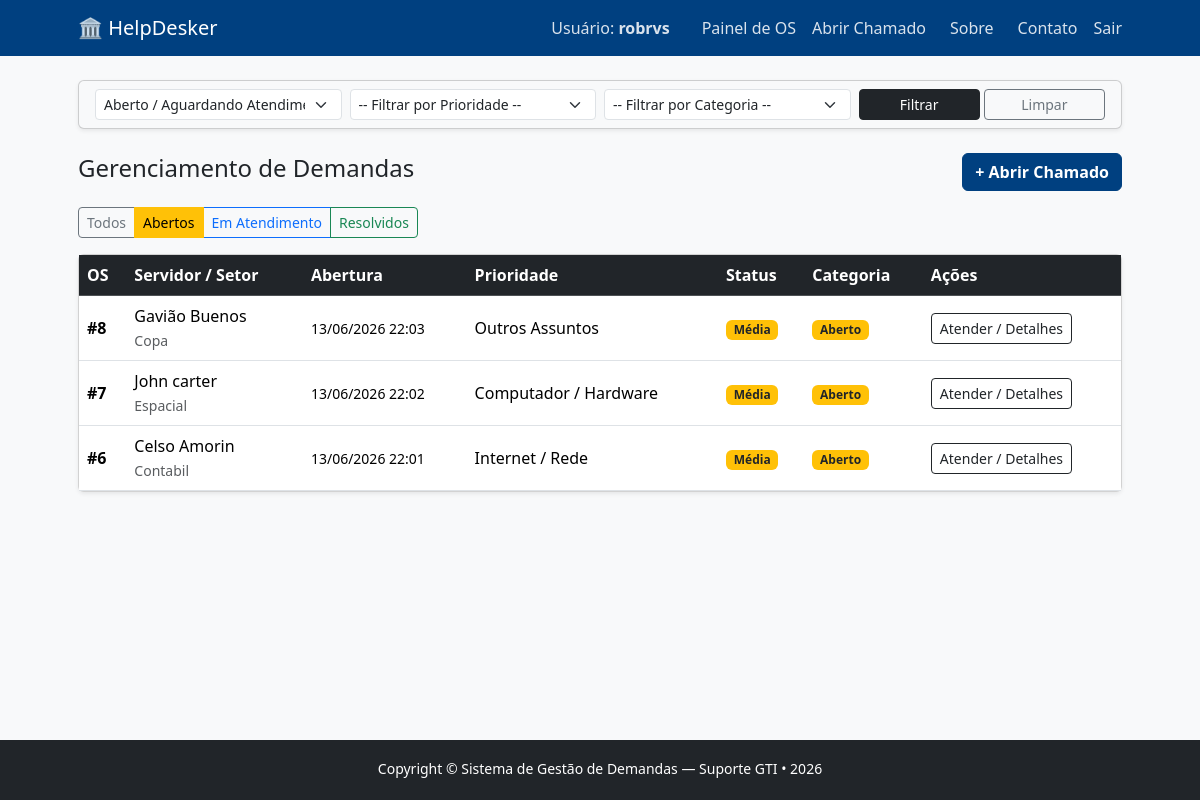
The app's page /chamados/?status=aberto (signed in) with its own data.
### chamados/models.py (models this page shows, shortened)
class Chamado(models.Model):
    CATEGORIAS = [
        ('computador', 'Computador / Hardware'),
        ('software', 'Instalação / Erro de Software'),
        ('rede', 'Internet / Rede'),
        ('email', 'E-mail Institucional'),
        ('impressora', 'Impressora / Scanner'),
        ('acesso', 'Sistemas / Senhas / Acessos'),
        ('outros', 'Outros Assuntos'),
    ]
    PRIORIDADES = [
        ('baixa', 'Baixa (Não impede o trabalho)'),
        ('media', 'Média (Dificulta o trabalho)'),
        ('alta', 'Alta (Impede o trabalho)'),
    ]
    STATUS_CHOICES = [
        ('aberto', 'Aberto / Aguardando Atendimento'),
        ('atendimento', 'Em Atendimento'),
        ('resolvido', 'Resolvido'),
        ('cancelado', 'Cancelado'),
    ]
    servidor_nome = models.CharField(max_length=100, verbose_name="Nome do Servidor/Usuário")
    setor = models.CharField(max_length=100, verbose_name="Setor/Departamento")
    categoria = models.CharField(max_length=20, choices=CATEGORIAS, default='computador')
    prioridade = models.CharField(max_length=10, choices=PRIORIDADES, default='media')
    status = models.CharField(max_length=15, choices=STATUS_CHOICES, default='aberto')
    descricao = models.TextField(verbose_name="Descrição do Problema")
    observacao_tecnica = models.TextField(blank=True, null=True, verbose_name="Observações da Resolução")
    criado_em = models.DateTimeField(auto_now_add=True)
    atualizado_em = models.DateTimeField(auto_now=True)
    class Meta:
        ordering = ['-criado_em']

### chamados/views.py (the view)
# urls.py: path('', views.lista_chamados, name='home'),
@login_required
def lista_chamados(request):
    chamados = Chamado.objects.all()
    filtro_status = request.GET.get('status')
    filtro_prioridade = request.GET.get('prioridade')
    filtro_categoria = request.GET.get('categoria')
    if filtro_status:
        chamados = chamados.filter(status=filtro_status)
    if filtro_prioridade:
        chamados = chamados.filter(prioridade=filtro_prioridade)
    if filtro_categoria:
        chamados = chamados.filter(categoria=filtro_categoria)
    context = {
        'chamados': chamados,
        'filtro_status': filtro_status,
        'filtro_prioridade': filtro_prioridade,
        'filtro_categoria': filtro_categoria,
        'categorias': Chamado.CATEGORIAS,
        'prioridades': Chamado.PRIORIDADES,
        'status_choices': Chamado.STATUS_CHOICES,
    }
    return render(request, 'chamados/lista.html', context)

### chamados/templates/chamados/lista.html (shortened to what this page needs)
{% extends 'base.html' %}
{% block conteudo %}
<div class="card bg-light mb-4 shadow-sm">
    <div class="card-body py-2">
        <form method="get" class="row g-2 align-items-center">
            <div class="col-md-3">
                <select name="status" class="form-select form-select-sm">
                    {% for valor, nome in status_choices %}
                        <option value="{{ valor }}" {% if filtro_status == valor %}selected{% endif %}>{{ nome }}</option>
                    {% endfor %}
                </select>
            </div>
            <div class="col-md-3">
                <select name="prioridade" class="form-select form-select-sm">
                    <option value="">-- Filtrar por Prioridade --</option>
                </select>
            </div>
            <div class="col-md-3">
                <select name="categoria" class="form-select form-select-sm">
                    <option value="">-- Filtrar por Categoria --</option>
                </select>
            </div>
            <div class="col-md-3 d-flex gap-1">
                <button type="submit" class="btn btn-sm btn-dark w-100">Filtrar</button>
                <a href="{% url 'home' %}" class="btn btn-sm btn-outline-secondary w-100">Limpar</a>
            </div>
        </form>
    </div>
</div>
<div class="mt-4">
    <div class="d-flex justify-content-between align-items-center mb-3">
        <h2 class="h4">Gerenciamento de Demandas</h2>
        <a href="{% url 'novo_chamado' %}" class="btn btn-success fw-bold">+ Abrir Chamado</a>
    </div>
    <div class="mb-3">
        <div class="btn-group btn-group-sm">
            <a href="{% url 'home' %}" class="btn btn-outline-secondary {% if not filtro_status %}active{% endif %}">Todos</a>
            <a href="?status=aberto" class="btn btn-outline-warning {% if filtro_status == 'aberto' %}active{% endif %}">Abertos</a>
            <a href="?status=atendimento" class="btn btn-outline-primary {% if filtro_status == 'atendimento' %}active{% endif %}">Em Atendimento</a>
            <a href="?status=resolvido" class="btn btn-outline-success {% if filtro_status == 'resolvido' %}active{% endif %}">Resolvidos</a>
        </div>
    </div>
    <div class="card shadow-sm mb-5">
        <div class="table-responsive">
            <table class="table table-hover align-middle mb-0">
                <thead class="table-dark">
                    <tr>
                        <th>OS</th>
                        <th>Servidor / Setor</th>
                        <th>Abertura</th>
                        <th>Prioridade</th>
                        <th>Status</th>
                        <th>Categoria</th>
                        <th>Ações</th>
                    </tr>
                </thead>
                <tbody>
                    {% for chamado in chamados %}
                    <tr>
                        <td><strong>#{{ chamado.id }}</strong></td>
                        <td>
                            <div>{{ chamado.servidor_nome }}</div>
                            <small class="text-muted">{{ chamado.setor }}</small>
                        </td>
                        <td><small>{{ chamado.criado_em|date:"d/m/Y H:i" }}</small></td>
                        <td>{{ chamado.get_categoria_display }}</td>
                        <td>
                            {% if chamado.prioridade == 'alta' %}
                                <span class="badge bg-danger">Alta</span>
                            {% elif chamado.prioridade == 'media' %}
                                <span class="badge bg-warning text-dark">Média</span>
                            {% else %}
                                <span class="badge bg-info text-dark">Baixa</span>
                            {% endif %}
                        </td>
                        <td>
                            {% if chamado.status == 'resolvido' %}
                                <span class="badge bg-success">Resolvido</span>
                            {% elif chamado.status == 'atendimento' %}
                                <span class="badge bg-primary">Em Atendimento</span>
                            {% elif chamado.status == 'cancelado' %}
                                <span class="badge bg-secondary">Cancelado</span>
                            {% else %}
                                <span class="badge bg-warning text-dark">Aberto</span>
                            {% endif %}
                        </td>
                        <td>
                            <a href="{% url 'atualizar_chamado' chamado.id %}" class="btn btn-sm btn-outline-dark">
                                Atender / Detalhes
                            </a>
                        </td>
                    </tr>
                    {% empty %}
                    <tr>
                        <td colspan="7" class="text-center py-4 text-muted">Nenhum chamado encontrado.</td>
                    </tr>
                    {% endfor %}
                </tbody>
            </table>
        </div>
    </div>
</div>
{% endblock %}

### chamados/templates/base.html (shortened to what this page needs)
{% load static %}
<!DOCTYPE html>
<html lang="pt-br">
  <head>
    <link href="{% static 'css/bootstrap.min.css' %}" rel="stylesheet" />
  </head>
  <body class="bg-light">
    <nav class="navbar navbar-expand-lg navbar-dark" style="background-color: #004080;">
      <div class="container px-5">
        <a class="navbar-brand" href="{% url 'home' %}">🏛️ HelpDesker</a>
        <div class="collapse navbar-collapse" id="navbarSupportedContent">
          <ul class="navbar-nav ms-auto mb-2 mb-lg-0 d-flex align-items-center">
            {% if user.is_authenticated %}
              <li class="nav-item">
                <span class="nav-link text-light me-3">Usuário:  <strong>{{ user.username }}</strong></span>
              </li>
              <li class="nav-item">
                <a class="nav-link" href="{% url 'home' %}">Painel de OS</a>
              </li>
              <li class="nav-item">
                <a class="nav-link me-2" href="{% url 'novo_chamado' %}">Abrir Chamado</a>
              </li>
              <li class="nav-item">
                <a class="nav-link me-2" href="{% url 'sobre' %}">Sobre</a>
              </li>
              <li class="nav-item">
                <a class="nav-link me-2" href="{% url 'contato' %}">Contato</a>
              </li>
              <li class="nav-item d-flex align-items-center">
                <form action="{% url 'logout' %}" method="post" class="d-inline-block m-0 p-0">
                  <button type="submit" class="nav-link btn btn-link text-start p-0 m-0 align-baseline" style="text-decoration: none; border: none; background: none;">Sair</button>
                </form>
              </li>
            {% endif %}
          </ul>
        </div>
      </div>
    </nav>
    <div class="container px-5 mt-4">
      {% block conteudo %}
      {% endblock %}
    </div>
    <footer class="py-3 bg-dark text-white text-center mt-5">
      <div class="container">
        <small>Copyright &copy; Sistema de Gestão de Demandas — Suporte GTI &bull; 2026</small>
      </div>
    </footer>
  </body>
</html>

### chamados/templates/base.html (style rules this page uses)
body { min-height: 100vh; position: relative; padding-bottom: 60px; }
footer { position: absolute; bottom: 0; width: 100%; height: 60px; }
.btn-success { background-color: #004080 !important; border-color: #004080 !important; color: #ffffff !important; }
.navbar-dark .navbar-nav .nav-link { color: rgba(255, 255, 255, 0.85) !important; transition: color 0.2s ease-in-out; }

### records on screen
Chamado: id "8", servidor_nome "Gavião Buenos", setor "Copa", criado_em "13/06/2026 22:03", categoria "Outros Assuntos", prioridade "Média", status "Aberto"
Chamado: id "7", servidor_nome "John carter", setor "Espacial", criado_em "13/06/2026 22:02", categoria "Computador / Hardware", prioridade "Média", status "Aberto"
Chamado: id "6", servidor_nome "Celso Amorin", setor "Contabil", criado_em "13/06/2026 22:01", categoria "Internet / Rede", prioridade "Média", status "Aberto"

### other values on screen
{{ user.username }} "robrvs"
form field status "Aberto / Aguardando Atendimento"
